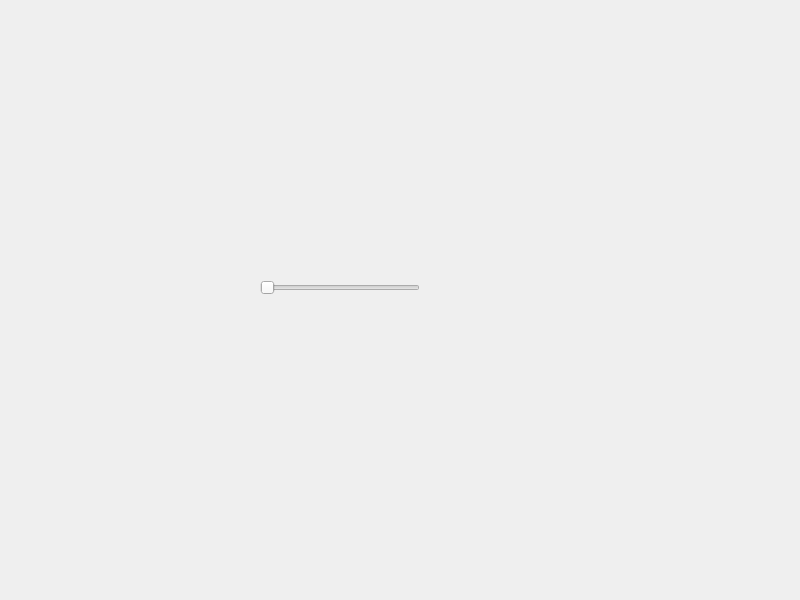
<?xml version="1.0" encoding="UTF-8"?>
<ui version="4.0">
 <class>Dialog</class>
 <widget class="QDialog" name="Dialog">
  <property name="geometry">
   <rect>
    <x>0</x>
    <y>0</y>
    <width>800</width>
    <height>600</height>
   </rect>
  </property>
  <property name="windowTitle">
   <string>Dialog</string>
  </property>
  <widget class="QSlider" name="horizontalSlider">
   <property name="geometry">
    <rect>
     <x>260</x>
     <y>280</y>
     <width>160</width>
     <height>16</height>
    </rect>
   </property>
   <property name="orientation">
    <enum>Qt::Horizontal</enum>
   </property>
  </widget>
 </widget>
 <resources/>
 <connections/>
</ui>
